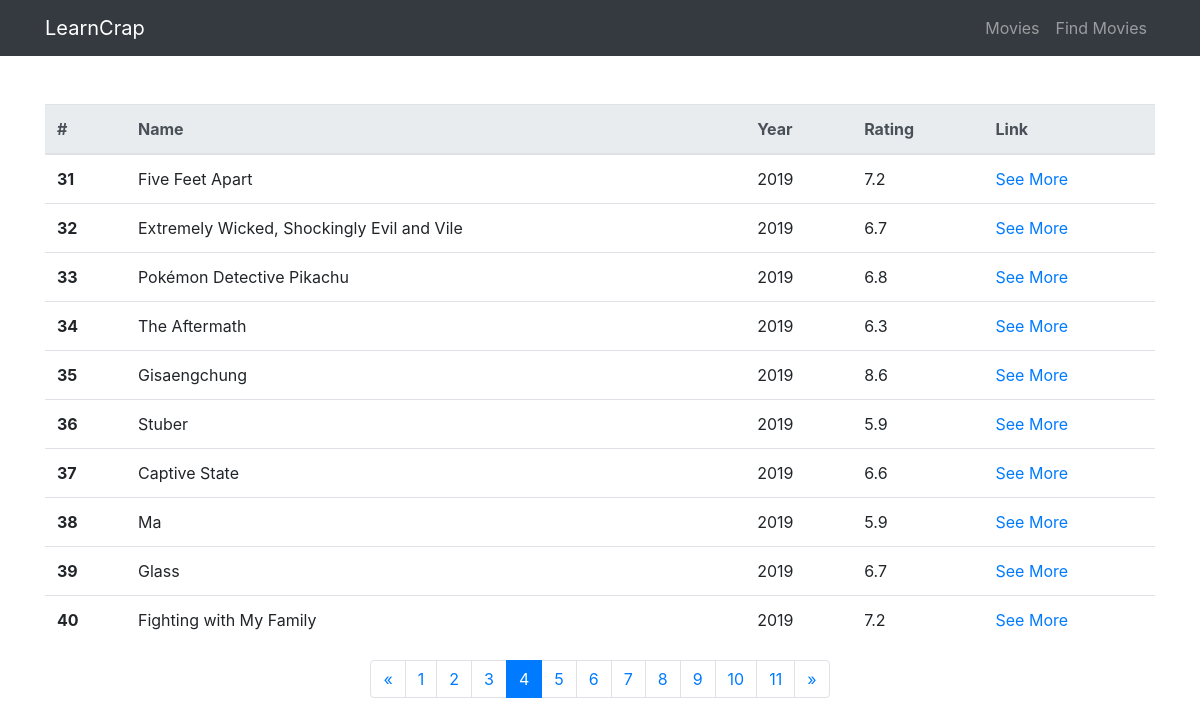
The page /movies?page=4 on the database its author committed.
### app/models.py (models this page shows, shortened)
class Movies(models.Model):
    prime_id = models.AutoField(primary_key=True)
    name = models.CharField(max_length=100)
    description = models.TextField()
    release_date = models.IntegerField()
    rating = models.FloatField()
    meta_score = models.IntegerField()
    votes = models.IntegerField()
    objects = models.Manager()

### app/views.py (the view)
# urls.py: path('movies', views.movies, name="movies"),
def movies(request):
    movie_list = Movies.objects.all()
    if(Movies.objects.count()) :
        page = request.GET.get('page', 1)
        paginator = Paginator(movie_list, 10)
        try:
            movie_list = paginator.page(page)
        except PageNotAnInteger:
            movie_list = paginator.page(1)
        except EmptyPage:
            movie_list = paginator.page(paginator.num_pages)
    return render(request, "pages/movies.html", {"movies": movie_list, "movies_count": Movies.objects.count()})

### app/templates/pages/movies.html
{% extends 'layout.html' %}
{% block content %}
<div class="container my-5"
    <div class="table-responsive">
        {% if movies_count %}
        <table class="table">
            <thead class="thead-light">
                <tr>
                    <th scope="col">#</th>
                    <th scope="col">Name</th>
                    <th scope="col">Year</th>
                    <th scope="col">Rating</th>
                    <th scope="col">Link</th>
                </tr>
            </thead>
            <tbody>
                {% for movie in movies %}
                <tr>
                    <th scope="row">{{ movie.prime_id }}</th>
                    <td>{{ movie.name }}</td>
                    <td>{{ movie.release_date}}</td>
                    <td>{{movie.rating}}</td>
                    <td><a href="/movies/{{movie.prime_id}}">See More</a></td>
                </tr>
                {% endfor %}
            </tbody>
        </table>
        <div class="Page navigation">
            {% if movies.has_other_pages %}
                <ul class="pagination justify-content-center my-1">
                    {% if movies.has_previous %}
                        <li class="page-item"><a class="page-link" href="?page={{ movies.previous_page_number }}">&laquo;</a></li>
                    {% else %}
                        <li class="page-item disabled"><a href="#" class="page-link disabled"><span>&laquo;</span></a></li>
                    {% endif %}
                    {% for i in movies.paginator.page_range %}
                        {% if movies.number == i %}
                            <li class="page-item active"><a href="#" class="page-link"><span>{{ i }} <span class="sr-only">(current)</span></span></a></li>
                        {% else %}
                            <li class="page-item"><a class="page-link" href="?page={{ i }}">{{ i }}</a></li>
                        {% endif %}
                    {% endfor %}
                    {% if movies.has_next %}
                        <li class="page-item"><a class="page-link" href="?page={{ movies.next_page_number }}">&raquo;</a></li>
                    {% else %}
                        <li class="page-item disabled"><a href="#" class="page-link disabled"><span>&raquo;</span></a></li>
                    {% endif %}
                </ul>
            {% endif %}
        </div>
        {% else %}
            <p>No movies found in database.</p>
            <ul>
                <li>First Migrate the models</li>
                <li>Then visit to <a href="/scrap">Scrap</a> Page to fetch some movies</li>
            </ul>
        {% endif %}
    </div>
</div>
{% endblock %}

### rows shown on the page
Movies: prime_id "31", name "Five Feet Apart", release_date "2019", rating "7.2"
Movies: prime_id "32", name "Extremely Wicked, Shockingly Evil and Vile", release_date "2019", rating "6.7"
Movies: prime_id "33", name "Pokémon Detective Pikachu", release_date "2019", rating "6.8"
Movies: prime_id "34", name "The Aftermath", release_date "2019", rating "6.3"
Movies: prime_id "35", name "Gisaengchung", release_date "2019", rating "8.6"
Movies: prime_id "36", name "Stuber", release_date "2019", rating "5.9"
Movies: prime_id "37", name "Captive State", release_date "2019", rating "6.6"
Movies: prime_id "38", name "Ma", release_date "2019", rating "5.9"
Movies: prime_id "39", name "Glass", release_date "2019", rating "6.7"
Movies: prime_id "40", name "Fighting with My Family", release_date "2019", rating "7.2"

### other values the page prints
{{ i }} "1" "2" "3" "5" "6" "7" "8" "9" "10" "11"
{{ i }} "4"
